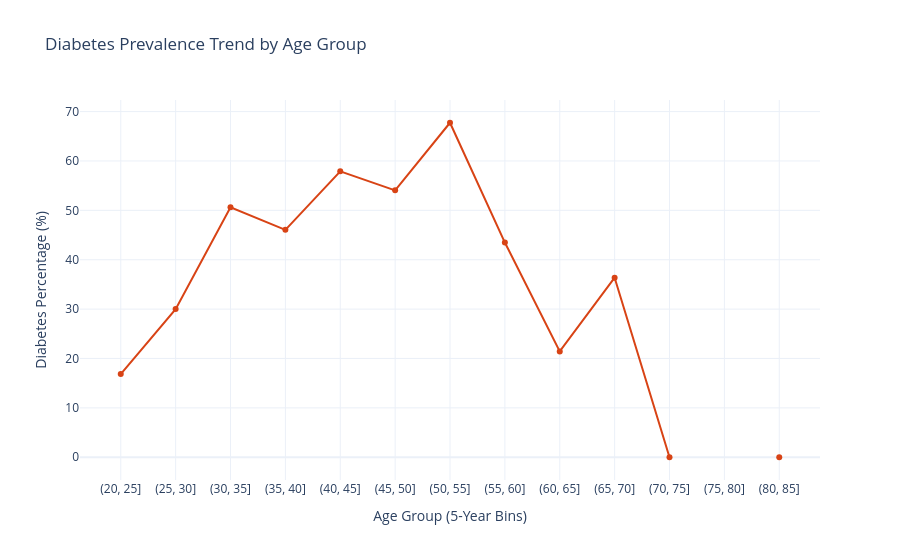

This figure's notebook cell:
### Code cell
fig = px.line(
    x=age_group_stats.index.astype(str),
    y=age_group_stats.values,
    title='Diabetes Prevalence Trend by Age Group',
    labels={
        'x': 'Age Group (5-Year Bins)',
        'y': 'Diabetes Percentage (%)'
    },
    markers=True,
    color_discrete_sequence=['#D84315']
)
fig.show()

### Figure 1 — Plotly figure (JSON) as saved in the notebook; plotly's stock layout.template omitted (floating-point values rounded to 4 significant figures)
{"data": [{"hovertemplate": "Age Group (5-Year Bins)=%{x}<br>Diabetes Percentage (%)=%{y}<extra></extra>", "legendgroup": "", "line": {"color": "#D84315", "dash": "solid"}, "marker": {"symbol": "circle"}, "mode": "lines+markers", "name": "", "orientation": "v", "showlegend": false, "type": "scatter", "x": ["(20, 25]", "(25, 30]", "(30, 35]", "(35, 40]", "(40, 45]", "(45, 50]", "(50, 55]", "(55, 60]", "(60, 65]", "(65, 70]", "(70, 75]", "(75, 80]", "(80, 85]"], "xaxis": "x", "y": [16.85, 30.0, 50.62, 46.05, 57.89, 54.05, 67.74, 43.48, 21.43, 36.36, 0.0, NaN, 0.0], "yaxis": "y"}], "layout": {"legend": {"tracegroupgap": 0}, "title": {"text": "Diabetes Prevalence Trend by Age Group"}, "xaxis": {"anchor": "y", "domain": [0, 1], "title": {"text": "Age Group (5-Year Bins)"}}, "yaxis": {"anchor": "x", "domain": [0, 1], "title": {"text": "Diabetes Percentage (%)"}}}}
